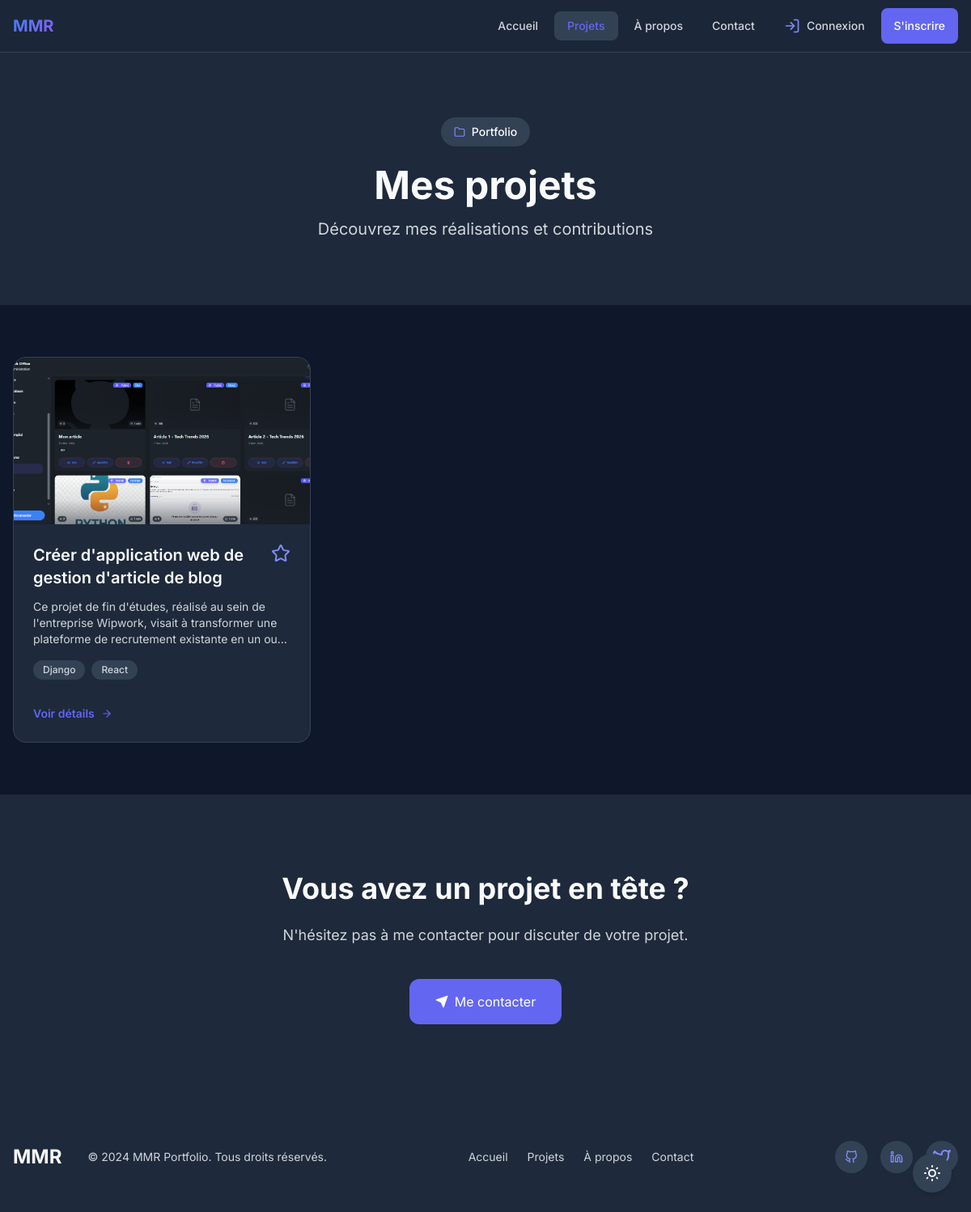
/projects/, run on the app's committed database.
### apps/main/models.py (models this page shows, shortened)
class SiteSettings(models.Model):
    site_name = models.CharField(_("Site Name"), max_length=100, default="MMR Portfolio")
    site_description = models.TextField(_("Site Description"), blank=True)
    logo_text = models.CharField(_("Logo Text"), max_length=100, default="MMR")
    hero_title = models.CharField(_("Hero Title"), max_length=200, default="Bonjour, je suis MMR")
    hero_subtitle = models.TextField(_("Hero Subtitle"), default="Je conçois et développe des expériences numériques modernes, performantes et accessibles.")
    hero_cta_text = models.CharField(_("Hero CTA Text"), max_length=100, default="Voir mes projets")
    hero_cta_url = models.CharField(_("Hero CTA URL"), max_length=200, default="/projects/")
    hero_secondary_cta_text = models.CharField(_("Hero Secondary CTA Text"), max_length=100, default="Me contacter")
    hero_secondary_cta_url = models.CharField(_("Hero Secondary CTA URL"), max_length=200, default="/contact/")
    stats_years = models.CharField(_("Years Experience"), max_length=50, default="5+")
    stats_projects = models.CharField(_("Projects Count"), max_length=50, default="50+")
    stats_clients = models.CharField(_("Clients Count"), max_length=50, default="30+")
    stats_passion = models.CharField(_("Passion Text"), max_length=50, default="100%")
    cta_title = models.CharField(_("CTA Title"), max_length=200, default="Prêt à démarrer votre projet ?")
    cta_subtitle = models.TextField(_("CTA Subtitle"), default="Discutons de votre projet et transformons vos idées en réalité numérique.")
    cta_button_text = models.CharField(_("CTA Button Text"), max_length=100, default="Me contacter")
    cta_button_url = models.CharField(_("CTA Button URL"), max_length=200, default="/contact/")
    footer_text = models.TextField(_("Footer Text"), blank=True)
    footer_copyright = models.CharField(_("Copyright"), max_length=200, default="© 2024 MMR Portfolio. Tous droits réservés.")
    contact_email = models.EmailField(_("Contact Email"), blank=True)
    contact_location = models.CharField(_("Location"), max_length=100, default="Paris, France")
    updated_at = models.DateTimeField(_("Updated At"), auto_now=True)
    class Meta:
        verbose_name = _("Site Settings")
        verbose_name_plural = _("Site Settings")
    @classmethod
    def get_instance(cls):
        instance = cls.objects.first()
        if not instance:
            instance = cls.objects.create()
        return instance

class Project(models.Model):
    id = models.UUIDField(primary_key=True, editable=False, default=uuid.uuid4)
    title = models.CharField(_("Title"), max_length=200)
    short_description = models.TextField(_("Short Description"), blank=True)
    description = models.TextField(_("Description"))
    image = models.ImageField(_("Image"), upload_to='projects/', blank=True, null=True)
    link = models.URLField(_("Project Link"), blank=True, null=True)
    github_link = models.URLField(_("GitHub Link"), blank=True, null=True)
    technologies = models.CharField(_("Technologies"), max_length=500, help_text=_("Comma-separated list of technologies"))
    is_published = models.BooleanField(_("Is Published"), default=True)
    featured = models.BooleanField(_("Featured"), default=False)
    order = models.PositiveIntegerField(_("Order"), default=0)
    created_at = models.DateTimeField(_("Created At"), auto_now_add=True)
    updated_at = models.DateTimeField(_("Updated At"), auto_now=True)
    class Meta:
        ordering = ['order', '-created_at']
        verbose_name = _("Project")
        verbose_name_plural = _("Projects")
    def get_technologies_list(self):
        return [tech.strip() for tech in self.technologies.split(',') if tech.strip()]

### apps/main/views.py (the view)
# urls.py: path('projects/', views.projects, name='projects'),
def projects(request):
    site_settings = get_site_settings()
    projects = Project.objects.filter(is_published=True).order_by('order', '-created_at')
    context = {
        'site_settings': site_settings,
        'projects': projects,
    }
    return render(request, 'pages/projects.html', context)

### templates/pages/projects.html (shortened to what this page needs)
{% extends 'base.html' %}
{% block content %}
<section class="py-20" style="background-color: var(--bg-secondary);">
    <div class="max-w-4xl mx-auto text-center px-4">
        <div class="inline-flex items-center gap-2 px-4 py-2 rounded-full text-sm font-medium mb-6" style="background-color: var(--bg-tertiary); color: var(--text-primary);">
            {% include 'components/icons/folder.svg' %}
            <span>Portfolio</span>
        </div>
        <h1 class="text-4xl sm:text-5xl font-bold mb-4" style="color: var(--text-primary);">Mes projets</h1>
        <p class="text-xl" style="color: var(--text-secondary);">Découvrez mes réalisations et contributions</p>
    </div>
</section>
<section class="py-16" style="background-color: var(--bg-primary);">
    <div class="max-w-7xl mx-auto px-4">
        {% if projects %}
        <div class="grid grid-cols-1 md:grid-cols-2 lg:grid-cols-3 gap-8">
            {% for project in projects %}
            <article class="group rounded-2xl border overflow-hidden hover:-translate-y-2 transition-all duration-300" style="background-color: var(--bg-secondary); border-color: var(--border-color);">
                {% if project.image %}
                <div class="aspect-video overflow-hidden relative" style="background-color: var(--bg-tertiary);">
                    <img src="{{ project.image.url }}"
                         alt="{{ project.title }}"
                         class="w-full h-full object-cover group-hover:scale-110 transition-transform duration-500">
                </div>
                {% endif %}
                <div class="p-6">
                    <div class="flex items-start justify-between gap-4 mb-3">
                        <div>
                            <h3 class="text-xl font-semibold group-hover:opacity-80 transition-colors" style="color: var(--text-primary);">{{ project.title }}</h3>
                        </div>
                        <div class="flex gap-2 flex-shrink-0">
                            {% if project.featured %}
                            <div class="w-6 h-6 rounded-full flex items-center justify-center" title="Featured">
                            </div>
                            {% endif %}
                        </div>
                    </div>
                    <p class="text-sm mb-4 line-clamp-3" style="color: var(--text-secondary);">{{ project.description }}</p>
                    {% if project.technologies %}
                    <div class="flex flex-wrap gap-2 mb-4">
                        {% for tech in project.get_technologies_list|slice:":5" %}
                        <span class="px-3 py-1 text-xs rounded-full font-medium" style="background-color: var(--bg-tertiary); color: var(--text-secondary);">{{ tech }}</span>
                        {% endfor %}
                    </div>
                    {% endif %}
                    <a href="{% url 'project_detail' project.id %}"
                       class="inline-flex items-center gap-2 text-sm font-semibold transition-colors mt-4"
                       style="color: var(--accent-color);">
                        <span>Voir détails</span>
                        {% include 'components/icons/arrow-right.svg' %}
                    </a>
                </div>
            </article>
            {% endfor %}
        </div>
        {% endif %}
    </div>
</section>
<section class="py-24" style="background-color: var(--bg-secondary);">
    <div class="max-w-4xl mx-auto text-center px-4">
        <h2 class="text-3xl sm:text-4xl font-bold mb-6" style="color: var(--text-primary);">Vous avez un projet en tête ?</h2>
        <p class="text-lg mb-10 max-w-2xl mx-auto" style="color: var(--text-secondary);">N'hésitez pas à me contacter pour discuter de votre projet.</p>
        <a href="{% url 'contact' %}"
           class="inline-flex space-x-2 items-center px-8 py-4 rounded-xl transition-all duration-300 hover:-translate-y-0.5"
           style="background-color: var(--accent-color); color: white;">
            {% include 'components/icons/send.svg' %}<span>Me contacter</span>
        </a>
    </div>
</section>
{% endblock %}

### templates/base.html (shortened to what this page needs)
{% load static %}
<!DOCTYPE html>
<html lang="fr" class="scroll-smooth">
<head>
    <link rel="stylesheet" href="{% static 'css/style.css' %}">
</head>
<body class="antialiased overflow-x-hidden dark-mode" style="background-color: var(--bg-primary); color: var(--text-primary);">
    <div class="min-h-screen flex flex-col">
        {% include 'components/header.html' %}
        <main class="flex-grow">
            {% block content %}{% endblock %}
        </main>
        {% include 'components/footer.html' %}
    </div>
    <button id="theme-toggle"
            type="button"
            class="fixed bottom-6 right-6 z-50 p-3 rounded-full shadow-lg transition-all duration-300 hover:scale-110"
            aria-label="Changer le thème">
    </button>
</body>
</html>

### templates/components/header.html (shortened to what this page needs)
<header class="sticky top-0 z-50 backdrop-blur-md" id="main-header">
  <div class="max-w-7xl mx-auto px-4">
    <div class="flex items-center justify-between h-16">
      <a href="{% url 'home' %}" class="flex items-center gap-2 text-xl font-bold header-text">
        <span style="background: linear-gradient(135deg, #3b82f6, #8b5cf6); -webkit-background-clip: text; -webkit-text-fill-color: transparent; background-clip: text;">
          {% if site_settings %}
            {{ site_settings.logo_text }}
          {% else %}
            MMR
          {% endif %}
        </span>
      </a>
      <div class="hidden md:flex items-center gap-1">
        {% with current_path=request.path %}
          <a href="{% url 'home' %}" class="px-4 py-2 rounded-lg text-sm font-medium transition-all duration-200 header-nav" data-path="/">Accueil</a>
          <a href="{% url 'projects' %}" class="px-4 py-2 rounded-lg text-sm font-medium transition-all duration-200 header-nav" data-path="/projects">Projets</a>
          <a href="{% url 'about' %}" class="px-4 py-2 rounded-lg text-sm font-medium transition-all duration-200 header-nav" data-path="/about">À propos</a>
          <a href="{% url 'contact' %}" class="px-4 py-2 rounded-lg text-sm font-medium transition-all duration-200 header-nav" data-path="/contact">Contact</a>
          {% if request.user.is_authenticated %}
            {% if request.user.is_staff or request.user.is_superuser %}
              <a href="{% url 'chat:admin_inbox' %}" class="px-4 py-2 rounded-lg text-sm font-medium transition-all duration-200 header-nav flex items-center gap-2" data-path="/chat/admin">
                {% include 'components/icons/mail.svg' %}
                <span>Messages</span>
              </a>
            {% else %}
              <a href="{% url 'chat:home' %}" class="px-4 py-2 rounded-lg text-sm font-medium transition-all duration-200 header-nav flex items-center gap-2" data-path="/chat">
                {% include 'components/icons/mail.svg' %}
                <span>Chat</span>
              </a>
            {% endif %}
            <a href="{% url 'logout' %}" class="px-4 py-2 rounded-lg text-sm font-medium transition-all duration-200 header-nav flex items-center gap-2" style="color: #ef4444;">
              {% include 'components/icons/log-in.svg' %}
              <span>Déconnexion</span>
            </a>
          {% else %}
            <a href="{% url 'login' %}" class="px-4 py-2 rounded-lg text-sm font-medium transition-all duration-200 header-nav flex items-center gap-2" data-path="/accounts/login">
              <span>Connexion</span>
            </a>
            <a href="{% url 'signup' %}" class="px-4 py-3 rounded-lg text-sm font-medium transition-all duration-200" style="background-color: var(--accent-primary); color: white;" data-path="/accounts/signup">
              S'inscrire
            </a>
          {% endif %}
        {% endwith %}
      </div>
    </div>
  </div>
</header>

### templates/components/icons/folder.svg
<svg xmlns="http://www.w3.org/2000/svg" width="1em" height="1em" viewBox="0 0 24 24" fill="none" stroke="currentColor" stroke-width="2" stroke-linecap="round" stroke-linejoin="round">
  <path d="M22 19a2 2 0 0 1-2 2H4a2 2 0 0 1-2-2V5a2 2 0 0 1 2-2h5l2 3h9a2 2 0 0 1 2 2z"/>
</svg>

### templates/components/icons/arrow-right.svg
<svg xmlns="http://www.w3.org/2000/svg" width="1em" height="1em" viewBox="0 0 24 24" fill="none" stroke="currentColor" stroke-width="2" stroke-linecap="round" stroke-linejoin="round">
  <path d="M5 12h14"/>
  <path d="m12 5 7 7-7 7"/>
</svg>

### templates/components/icons/send.svg
<svg xmlns="http://www.w3.org/2000/svg" width="1em" height="1em" viewBox="0 0 24 24" fill="none" stroke="currentColor" stroke-width="2" stroke-linecap="round" stroke-linejoin="round">
  <line x1="22" y1="2" x2="11" y2="13"/>
  <polygon points="22 2 15 22 11 13 2 9 22 2"/>
</svg>

### templates/components/footer.html (shortened to what this page needs)
<footer style="background-color: var(--bg-secondary); color: var(--text-primary);" class="mt-auto">
    <div class="max-w-7xl mx-auto px-4 py-12">
        <div class="flex flex-col md:flex-row justify-between items-center gap-6">
            <div class="flex flex-col md:flex-row items-center gap-4 md:gap-8">
                <a href="{% url 'home' %}" class="text-2xl font-bold">
                    <span style="color: var(--text-primary);">{% if site_settings %}{{ site_settings.logo_text }}{% else %}MMR{% endif %}</span>
                </a>
                <p class="text-sm" style="color: var(--text-secondary);">
                    {% if site_settings and site_settings.footer_copyright %}{{ site_settings.footer_copyright }}{% else %}© {% now "Y" %} MMR Portfolio. Tous droits réservés.{% endif %}
                </p>
            </div>
            <div class="flex items-center gap-6">
                <a href="{% url 'home' %}" class="text-sm transition-colors" style="color: var(--text-secondary);">Accueil</a>
                <a href="{% url 'projects' %}" class="text-sm transition-colors" style="color: var(--text-secondary);">Projets</a>
                <a href="{% url 'about' %}" class="text-sm transition-colors" style="color: var(--text-secondary);">À propos</a>
                <a href="{% url 'contact' %}" class="text-sm transition-colors" style="color: var(--text-secondary);">Contact</a>
            </div>
            <div class="flex items-center gap-4">
                {% if social_links %}
                    {% for social in social_links %}
                        <a href="{{ social.url }}" target="_blank" rel="noopener noreferrer"
                           class="w-10 h-10 rounded-full flex items-center justify-center transition-all duration-300 hover:-translate-y-1"
                           style="background-color: var(--bg-tertiary); color: var(--text-secondary);" aria-label="{{ social.name }}">
                            {{ social.icon|safe }}
                        </a>
                    {% endfor %}
                {% else %}
                    <a href="https://github.com" target="_blank" rel="noopener noreferrer" class="w-10 h-10 rounded-full flex items-center justify-center transition-all duration-300 hover:-translate-y-1" style="background-color: var(--bg-tertiary); color: var(--text-secondary);" aria-label="GitHub">
                    </a>
                    <a href="https://linkedin.com" target="_blank" rel="noopener noreferrer" class="w-10 h-10 rounded-full flex items-center justify-center transition-all duration-300 hover:-translate-y-1" style="background-color: var(--bg-tertiary); color: var(--text-secondary);" aria-label="LinkedIn">
                    </a>
                    <a href="https://twitter.com" target="_blank" rel="noopener noreferrer" class="w-10 h-10 rounded-full flex items-center justify-center transition-all duration-300 hover:-translate-y-1" style="background-color: var(--bg-tertiary); color: var(--text-secondary);" aria-label="Twitter">
                    </a>
                {% endif %}
            </div>
        </div>
    </div>
</footer>

### data on the page
SiteSettings: logo_text "MMR", footer_copyright "© 2024 MMR Portfolio. Tous droits réservés."
Project: image (picture), title "Créer d'application web de gestion d'article de blog", featured True (drawn), description "Ce projet de fin d'études, réalisé au sein de l'entreprise Wipwork, visait à transformer une plateforme de recrutement existante en un…", get_technologies_list "Django" "React"
